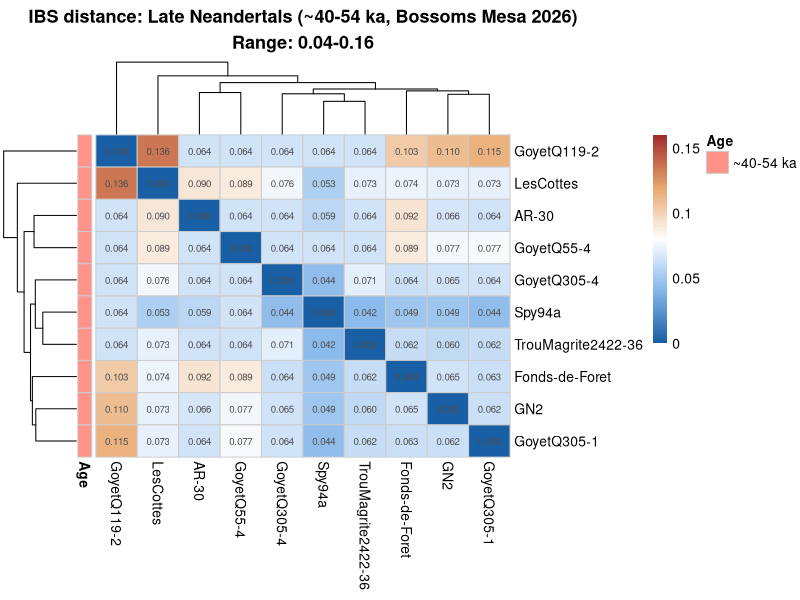
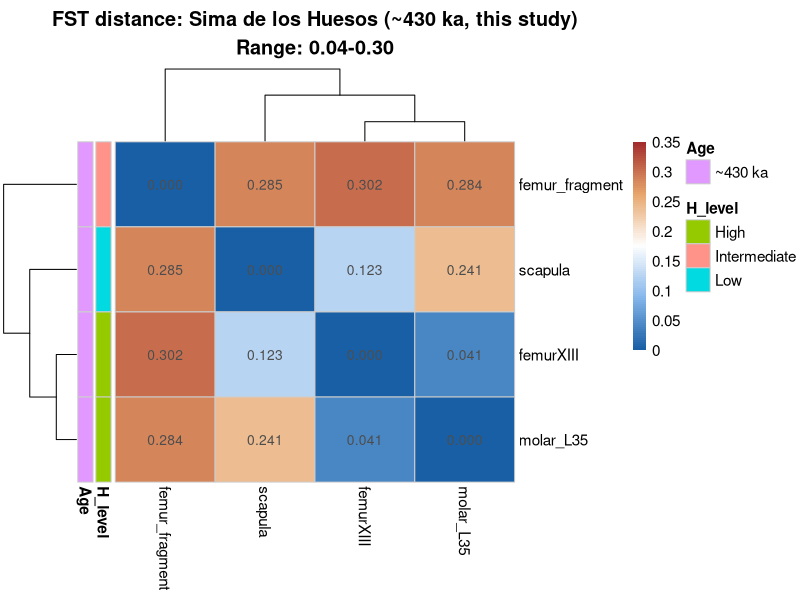

The R script that drew these images, in order:
library(ggplot2)
library(reshape2)
library(pheatmap)

# === GOYET IBS DISTANCES (from pairwise calculation) ===
goyet_inds <- c("AR-30","GoyetC5-1","GoyetQ305-4","GN2",
                "TrouMagrite2422-36","Fonds-de-Foret","GoyetQ119-2",
                "GoyetQ376-25","LesCottes-merged","GoyetQ305-1",
                "GoyetQ55-4","Spy94a-merged")

# Solo pares con >500 sitios compartidos
ibs_pairs <- list(
  c("AR-30","GN2",0.0664), c("AR-30","Fonds-de-Foret",0.0924),
  c("AR-30","LesCottes-merged",0.0898), c("AR-30","GoyetQ305-1",0.0642),
  c("AR-30","Spy94a-merged",0.0590),
  c("GoyetC5-1","LesCottes-merged",0.1552),
  c("GoyetQ305-4","GN2",0.0645), c("GoyetQ305-4","TrouMagrite2422-36",0.0715),
  c("GoyetQ305-4","Fonds-de-Foret",0.0635), c("GoyetQ305-4","LesCottes-merged",0.0762),
  c("GoyetQ305-4","GoyetQ305-1",0.0641), c("GoyetQ305-4","Spy94a-merged",0.0439),
  c("GN2","TrouMagrite2422-36",0.0602), c("GN2","Fonds-de-Foret",0.0651),
  c("GN2","GoyetQ119-2",0.1104), c("GN2","LesCottes-merged",0.0731),
  c("GN2","GoyetQ305-1",0.0625), c("GN2","GoyetQ55-4",0.0768),
  c("GN2","Spy94a-merged",0.0487),
  c("TrouMagrite2422-36","Fonds-de-Foret",0.0617),
  c("TrouMagrite2422-36","LesCottes-merged",0.0734),
  c("TrouMagrite2422-36","GoyetQ305-1",0.0620),
  c("TrouMagrite2422-36","Spy94a-merged",0.0423),
  c("Fonds-de-Foret","GoyetQ119-2",0.1026),
  c("Fonds-de-Foret","LesCottes-merged",0.0743),
  c("Fonds-de-Foret","GoyetQ305-1",0.0633),
  c("Fonds-de-Foret","GoyetQ55-4",0.0886),
  c("Fonds-de-Foret","Spy94a-merged",0.0488),
  c("GoyetQ119-2","LesCottes-merged",0.1357),
  c("GoyetQ119-2","GoyetQ305-1",0.1150),
  c("GoyetQ376-25","LesCottes-merged",0.0603),
  c("LesCottes-merged","GoyetQ305-1",0.0732),
  c("LesCottes-merged","GoyetQ55-4",0.0886),
  c("LesCottes-merged","Spy94a-merged",0.0533),
  c("GoyetQ305-1","GoyetQ55-4",0.0769),
  c("GoyetQ305-1","Spy94a-merged",0.0445)
)

# Filtrar individuos con suficientes pares (>3 pares con datos)
pair_counts <- table(unlist(lapply(ibs_pairs, function(x) c(x[1], x[2]))))
good_inds <- names(pair_counts[pair_counts >= 3])

n_g <- length(good_inds)
goyet_mat <- matrix(NA, n_g, n_g, dimnames=list(good_inds, good_inds))
diag(goyet_mat) <- 0

for (p in ibs_pairs) {
  i <- p[1]; j <- p[2]; d <- as.numeric(p[3])
  if (i %in% good_inds & j %in% good_inds) {
    goyet_mat[i,j] <- d
    goyet_mat[j,i] <- d
  }
}

# Reemplazar NA con mediana de distancias conocidas (para clustering)
med_dist <- median(goyet_mat, na.rm=TRUE)
goyet_mat[is.na(goyet_mat)] <- med_dist

# Labels limpios
rownames(goyet_mat) <- gsub("-merged","",rownames(goyet_mat))
colnames(goyet_mat) <- gsub("-merged","",colnames(goyet_mat))

# Anotacion: edad aproximada
ages <- data.frame(
  row.names = rownames(goyet_mat),
  Age = rep("~40-54 ka", n_g)
)

# Plot Goyet
png("~/PopSize/results/heatmap_goyet_IBS.png", width=10, height=8, units="in", res=300)
pheatmap(goyet_mat,
         clustering_method = "average",
         display_numbers = TRUE,
         number_format = "%.3f",
         fontsize_number = 7,
         color = colorRampPalette(c("#185FA5","#85B7EB","white","#E8A76C","#A32D2D"))(100),
         breaks = seq(0, 0.16, length.out=101),
         main = "IBS distance: Late Neandertals (~40-54 ka, Bossoms Mesa 2026)\nRange: 0.04-0.16",
         fontsize = 10,
         border_color = "grey80",
         annotation_row = ages)
dev.off()

# === SH FST MATRIX ===
sh_specs <- c("femurXIII", "molar_L35", "scapula", "femur_fragment")
sh_mat <- matrix(0, 4, 4, dimnames=list(sh_specs, sh_specs))
sh_mat["femurXIII","molar_L35"]     <- sh_mat["molar_L35","femurXIII"]     <- 0.041
sh_mat["femurXIII","scapula"]        <- sh_mat["scapula","femurXIII"]        <- 0.123
sh_mat["femurXIII","femur_fragment"] <- sh_mat["femur_fragment","femurXIII"] <- 0.302
sh_mat["molar_L35","scapula"]        <- sh_mat["scapula","molar_L35"]        <- 0.241
sh_mat["molar_L35","femur_fragment"] <- sh_mat["femur_fragment","molar_L35"] <- 0.284
sh_mat["scapula","femur_fragment"]   <- sh_mat["femur_fragment","scapula"]   <- 0.285

h_vals <- c(femurXIII="H=0.0012", molar_L35="H=0.0012",
            scapula="H=0.0006", femur_fragment="H=0.0009")
sh_ann <- data.frame(
  row.names = sh_specs,
  H_level = c("High","High","Low","Intermediate"),
  Age = "~430 ka"
)

png("~/PopSize/results/heatmap_SH_FST.png", width=7, height=5.5, units="in", res=300)
pheatmap(sh_mat,
         clustering_method = "average",
         display_numbers = TRUE,
         number_format = "%.3f",
         fontsize_number = 10,
         color = colorRampPalette(c("#185FA5","#85B7EB","white","#E8A76C","#A32D2D"))(100),
         breaks = seq(0, 0.35, length.out=101),
         main = "FST distance: Sima de los Huesos (~430 ka, this study)\nRange: 0.04-0.30",
         fontsize = 11,
         border_color = "grey80",
         annotation_row = sh_ann)
dev.off()

cat("✓ Ambos heatmaps guardados\n")
cat("\nResumen comparativo:\n")
cat(sprintf("  Neandertales tardíos (n=12): IBS dist = %.3f - %.3f (rango %.3f)\n",
            min(goyet_mat[goyet_mat>0]), max(goyet_mat[goyet_mat>0 & goyet_mat<med_dist+0.01]),
            max(goyet_mat[goyet_mat>0]) - min(goyet_mat[goyet_mat>0])))
cat(sprintf("  SH (~430 ka, n=4):           FST dist = %.3f - %.3f (rango %.3f)\n",
            min(sh_mat[sh_mat>0]), max(sh_mat), max(sh_mat) - min(sh_mat[sh_mat>0])))
cat("  → SH tiene mayor variabilidad interna en un solo yacimiento\n")
cat("    que 12 Neandertales de múltiples yacimientos a ~45 ka\n")
